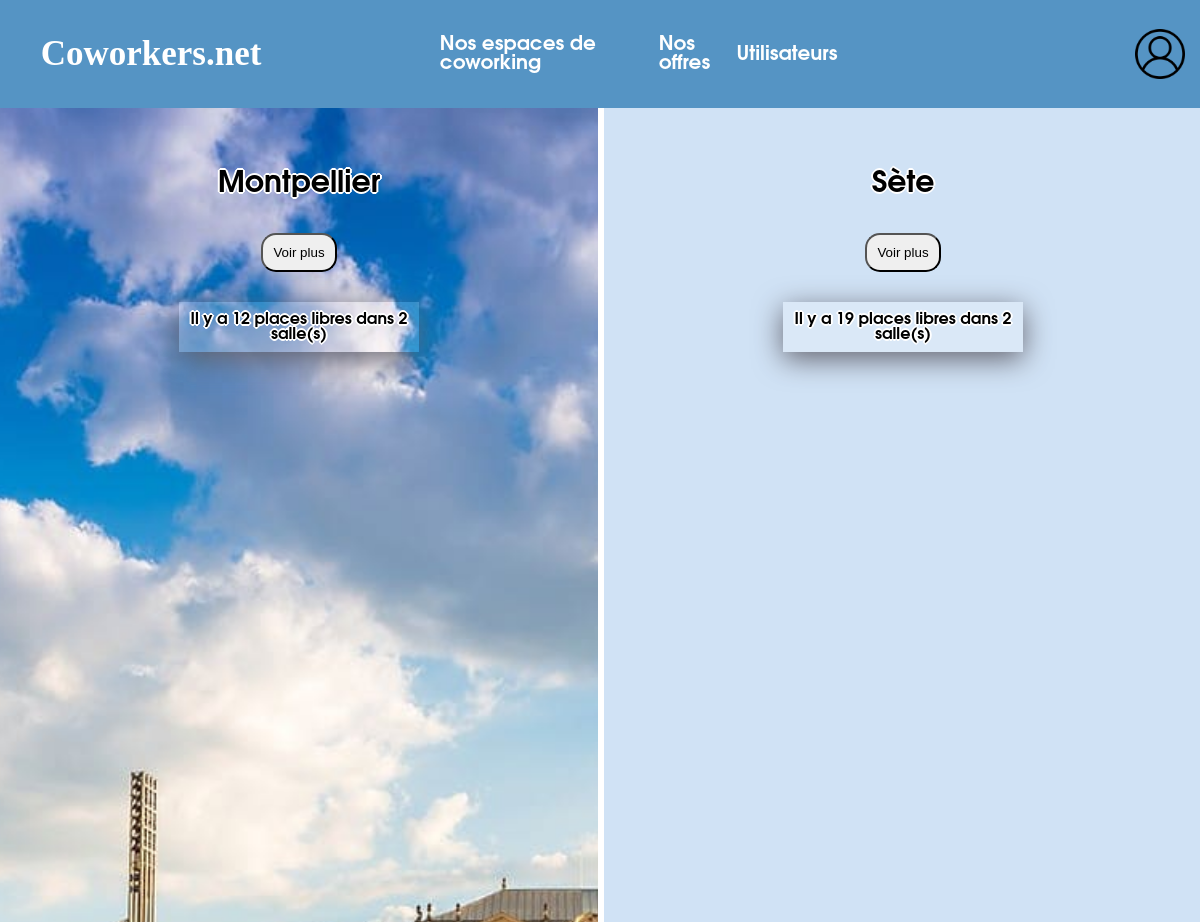
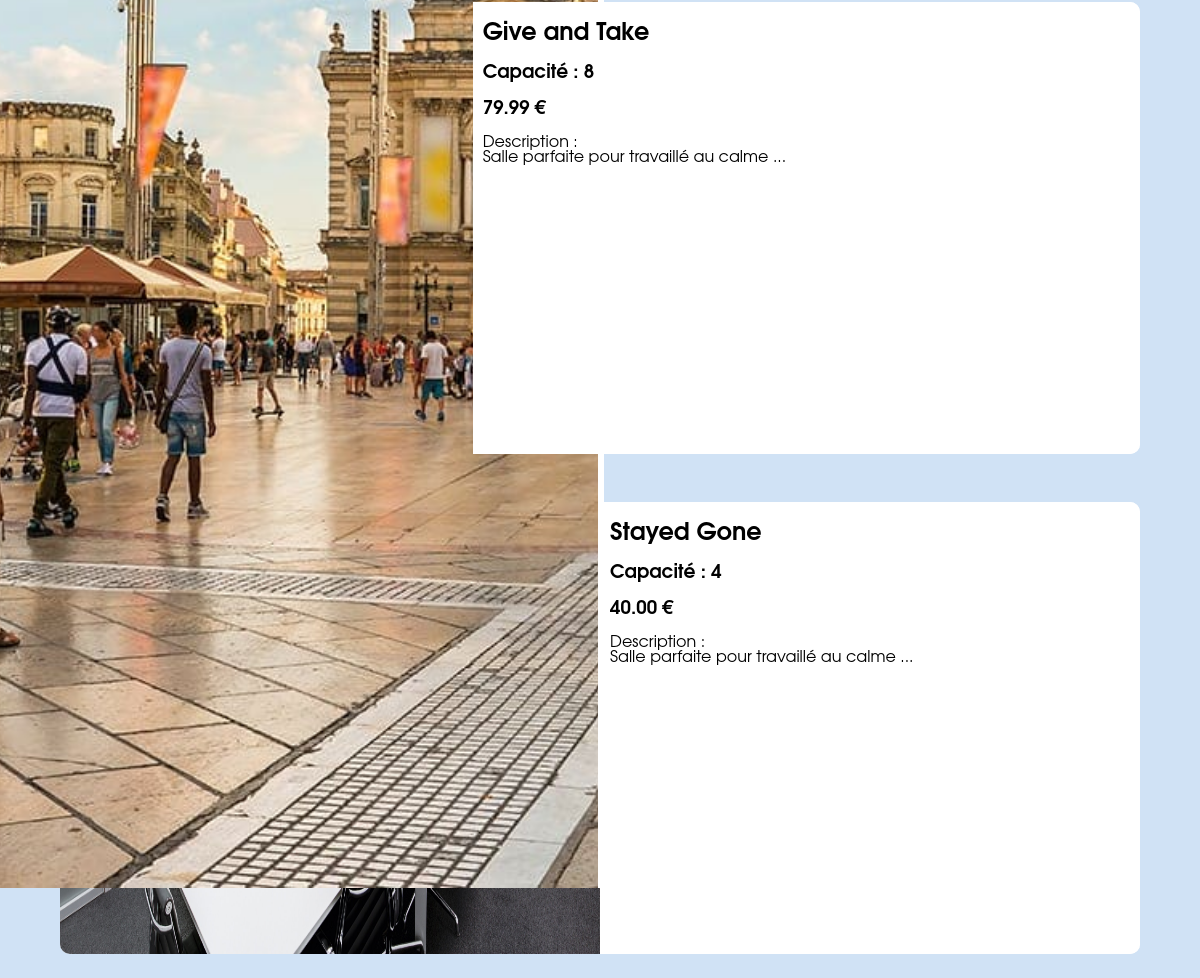
The page /index.php?ville=Montpellier on the database its author committed (2 pictures, top to bottom).
### tables this page shows
CREATE TABLE Salles (
    idSalle INT NOT NULL PRIMARY KEY AUTO_INCREMENT,
    nomSalle VARCHAR(100)NOT NULL ,
    superficieSalle INT(3),
    capaciteSalle INT(4),
    prixJournee DECIMAL(5,2),
    idBatiment INT REFERENCES Batiments(idBatiment),
    descriptionSalleCourte VARCHAR(300),
    descriptionSalle VARCHAR(5000)
);

### www/general/database.php (called while the page is built, shortened)
<?php global $db;
$host = "localhost";
$port = 3306;
$user = "root";
$password = "root";
$database = "sae";
try {
    $db = new PDO("mysql:host=$host:$port;dbname=$database", $user, $password);
} catch (PDOException $e) {
    print "Error!: " . $e->getMessage() . "<br/>";
    die("Erreur : Connexion impossible à la base de données");
}
class Database {
    public static function execute(string $request) : false|PDOStatement {
        global $db;
        return $db->query($request);
    }
    public static function safe_execute(string $request, array $values) : PDOStatement {
        global $db;
        $pdoStatement = $db->prepare($request);
        $pdoStatement->setFetchMode(PDO::FETCH_ASSOC);
        $valid_values = [];
        foreach ($values as $key => $value) {
            if(str_contains($request, ":$key"))
                $valid_values[$key] = $value;
        }
        $pdoStatement->execute($valid_values);
        return $pdoStatement;
    }
}
?>

### www/index.php (the view, shortened to what this page needs)
<?php require_once 'general/database.php' ?>
<!DOCTYPE html>
<html lang="fr">
    <head>
        <?php require 'general/head.php' ?>
    </head>
    <body>
        <header>
            <?php require 'general/nav.php' ?>
        </header>
        <main>
            <section id="section1">
            <div class="boite1">
                <div id="Mtp">
                    <div class="effect">
                        <h2>Montpellier</h2>
                        <button><a href="index.php?ville=Montpellier#section2">Voir plus</a></button>
                        <?php
                        $nbSallesBatiment = Database::execute("SELECT COUNT(*) AS nbSalles FROM Salles WHERE idBatiment=1;")->fetch()["nbSalles"];
                        $nbPlacesBatiment = Database::execute("SELECT SUM(capaciteSalle) AS nbPlaces FROM Salles WHERE idBatiment=1;")->fetch()["nbPlaces"];
                        ?>
                        <div>
                            <h4>Il y a <?= $nbPlacesBatiment ?> places libres dans <?= $nbSallesBatiment ?> salle(s)</h4>
                        </div>
                    </div>
                </div>
                <div id="Sete">
                    <div class="effect">
                        <h2>Sète</h2>
                        <button><a href="index.php?ville=Sete#section2">Voir plus</a></button>
                        <?php
                        $nbSallesBatiment = Database::execute("SELECT COUNT(*) AS nbSalles FROM Salles WHERE idBatiment=2;")->fetch()["nbSalles"];
                        $nbPlacesBatiment = Database::execute("SELECT SUM(capaciteSalle) AS nbPlaces FROM Salles WHERE idBatiment=2;")->fetch()["nbPlaces"];
                        ?>
                        <div>
                            <h4>Il y a <?= $nbPlacesBatiment ?> places libres dans <?= $nbSallesBatiment ?> salle(s)</h4>
                        </div>
                    </div>
                </div>
            </div>
            </section>
            <section id="section2">
                <div class="menu">
                    <?php
                        if(isset($_GET['ville'])) {
                            $Salles = Database::safe_execute("SELECT * FROM Salles s JOIN Batiments b on s.idBatiment = b.idBatiment WHERE ville = :villeTag", ['villeTag' => $_GET['ville']]);
                            foreach($Salles as $Salle): ?>
                            <a class="menuF" href="menuF.php?idSalle=<?=$Salle['idSalle']?>">
                                <div class="donnees">
                                    <div class="image"> <img class="image" src="img/<?=$Salle['nomSalle']?>.jpg"> </div>
                                    <div class="text">
                                        <h2><?=$Salle['nomSalle']?></h2>
                                        <h3>Capacité : <?=$Salle['capaciteSalle']?></h3>
                                        <h3><?=$Salle['prixJournee']?> €</h3>
                                        <p>
                                            Description :
                                            <br>
                                            <?=$Salle['descriptionSalleCourte']?>
                                        </p>
                                    </div>
                                </div>
                            </a>
                            <?php endforeach;
                        }?>
                </div>
            </section>
        </main>
    </body>
</html>

### www/css/style.css (style rules this page uses)
html { scroll-behavior: smooth; scroll-padding: 7vw; }
title, body, nav, header, main, footer { width: 100%; display: flex; }
body { flex-direction: column; padding: 0; margin: 0; background-color: #d0e2f5; }
header { box-sizing: content-box; background-color: #5594c4; z-index: 1000; position: fixed; }
h2 { font-family: Avantgarde, TeX Gyre Adventor, URW Gothic L, sans-serif; }
main, section, a { width: 100%; display: flex; }
main { position: absolute; top : 100px; flex-direction: column; bottom:0; height: 90%; }
#section1 { width: 100%; height: 100%; position:absolute;; }
#section2 { margin-top:100vh; width:100%; }
.boite1 { display: flex; flex-direction: row; overflow-block: hidden; width:100%; }
.boite1 h2 { margin-right: auto; margin-left: auto; padding: 10px; margin-top: 10%; font-size: 30px; font-family: Avantgarde, TeX Gyre Adventor, URW Gothic L, sans-serif; text-shadow: 2px 0 #fff, -2px 0 #fff, 0 2px #fff, 0 -2px #fff, 1px 1px #fff, -1px -1px #fff, 1px -1px #fff, -1px 1px #fff; transition: ease-in 0.2s; }
.effect h4 { background-color: rgba(255, 255, 255, 0.2); padding: 10px; margin: 30px 30%; box-shadow: rgba(100, 100, 111) 0 7px 29px 0; text-shadow: 2px 0 #fff, -2px 0 #fff, 0 2px #fff, 0 -2px #fff, 1px 1px #fff, -1px -1px #fff, 1px -1px #fff, -1px 1px #fff; }
.effect div { text-align: center; }
#Mtp, #Sete { text-align: center; width: 100%; overflow: hidden; position: relative; }
#Mtp { border-right: white solid 2px; }
#Sete { border-left: white solid 2px; }
.boite1 a { text-decoration: none; -webkit-text-fill-color: black; font-family: inherit; }
.boite1 button { transition: all .2s; }
.effect { display:flex; flex-direction: column; background-repeat: no-repeat; background-position: center; background-size: cover; height: 100%; width: 100%; transition: all .5s; }
.effect * { z-index: 100; }
.effect h4 { margin-top: 30px; font-family: Avantgarde, TeX Gyre Adventor, URW Gothic L, sans-serif; }
.effect::before { content: ""; display: none; height: 100%; width: 100%; position: absolute; top: 0; left: 0; opacity: 25%; background-color: rgba(255, 255, 255, 0.75); }
#Mtp .effect { background-image: url("../img/imgMtp.jpg"); border-right: white solid 2px; }
#Sete .effect { background-image: url("../img/imgSete.jpg"); border-left: white solid 2px; }
button { align-items: center; margin-right: auto; margin-left: auto; padding: 10px; border-radius: 15px; }
#section2 a { text-decoration: none; }
#section2 h2, #section2 h3, #section2 p { -webkit-text-fill-color: black; }
div.menu > a { min-height: 500px; overflow: hidden; }
.donnees { background-color: #5594c4; display: flex; flex-direction: row; overflow: hidden; border-radius: 10px; }
a.menuF { text-decoration: none; }
a.menuF > div { margin: 2% 5%; border-radius: 10px; background-color: white; width: 100%; flex-direction: row; }
div.text { flex-direction: column; width: 100%; padding-left: 10px; z-index: 10; background-color: white; }
div.text p, .no-margin { margin: 0; }
div.text * { font-family: Avantgarde, TeX Gyre Adventor, URW Gothic L, sans-serif; }
div.image { max-width: 50%; height: 100%; }

### rows shown on the page
salles: nomSalle "Give and Take", capaciteSalle "8", prixJournee "79.99", descriptionSalleCourte "Salle parfaite pour travaillé au calme ..."
salles: nomSalle "Stayed Gone", capaciteSalle "4", prixJournee "40.00", descriptionSalleCourte "Salle parfaite pour travaillé au calme ..."

### other values the page prints
$nbPlacesBatiment "12"
$nbSallesBatiment "2"
$nbPlacesBatiment "19"
